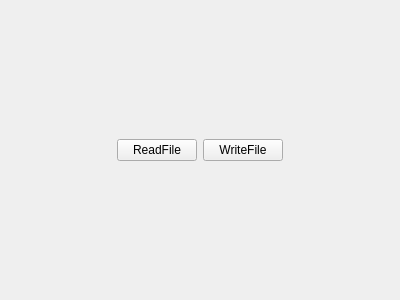
<?xml version="1.0" encoding="UTF-8"?>
<ui version="4.0">
 <class>Widget</class>
 <widget class="QWidget" name="Widget">
  <property name="geometry">
   <rect>
    <x>0</x>
    <y>0</y>
    <width>400</width>
    <height>300</height>
   </rect>
  </property>
  <property name="windowTitle">
   <string>Widget</string>
  </property>
  <layout class="QHBoxLayout" name="horizontalLayout">
   <item>
    <spacer name="horizontalSpacer">
     <property name="orientation">
      <enum>Qt::Horizontal</enum>
     </property>
     <property name="sizeHint" stdset="0">
      <size>
       <width>105</width>
       <height>20</height>
      </size>
     </property>
    </spacer>
   </item>
   <item>
    <widget class="QPushButton" name="pushButton_ReadFile">
     <property name="text">
      <string>ReadFile</string>
     </property>
    </widget>
   </item>
   <item>
    <widget class="QPushButton" name="pushButton_WriteFile">
     <property name="text">
      <string>WriteFile</string>
     </property>
    </widget>
   </item>
   <item>
    <spacer name="horizontalSpacer_2">
     <property name="orientation">
      <enum>Qt::Horizontal</enum>
     </property>
     <property name="sizeHint" stdset="0">
      <size>
       <width>105</width>
       <height>20</height>
      </size>
     </property>
    </spacer>
   </item>
  </layout>
 </widget>
 <layoutdefault spacing="6" margin="11"/>
 <resources/>
 <connections/>
</ui>
